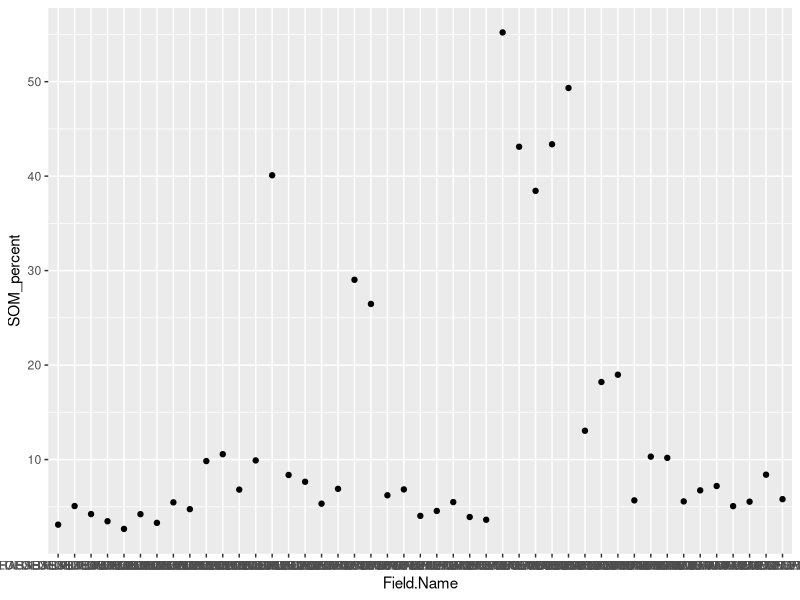

The R script that drew this image: (Note: this script raises an error after producing the figure.)
## ---- chunk 1
rm(list = ls())
library(here)
library(dplyr)
library(ggplot2)
## ---- chunk 2
Soil_Data <- read.csv(here("Data", "soil_data.csv"))
## ---- chunk 3
ggplot(Soil_Data, aes(x = Field.Name, y = SOM_percent)) + geom_point()
## ---- chunk 4
Soil_Data2 <- mutate(Soil_Data, Forest=Field.Name)
## ---- chunk 5
unique(Soil_Data2$Field.Name)
## ---- chunk 6
Degrasse_Forest <- which(Soil_Data2$Forest == "DEGRASSE PLOT 1 SAMPLE 1" || Soil_Data2$Forest == "DEGRASSE PLOT 1 SAMPLE 2" || Soil_Data2$Forest == "DEGRASSE PLOT 1 SAMPLE 3" || Soil_Data2$Forest == "DEGRASSE PLOT 2 SAMPLE 1" || Soil_Data2$Forest == "DEGRASSE PLOT 2 SAMPLE 2" || Soil_Data2$Forest == "DEGRASSE PLOT 2 SAMPLE 3" || Soil_Data2$Forest == "DEGRASSE PLOT 3 SAMPLE 1" || Soil_Data2$Forest == "DEGRASSE PLOT 3 SAMPLE 2" || Soil_Data2$Forest == "DEGRASSE PLOT 3 SAMPLE 3")

Soil_Data2$Forest[Degrasse_Forest] <- "Degrasse" 
## ---- chunk 7

